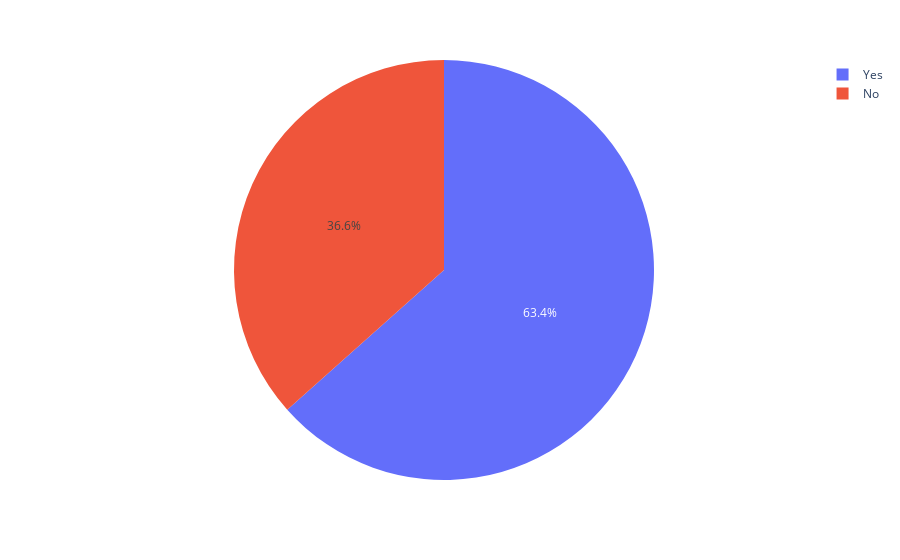

Notebook code for this chart:
### Markdown cell above
Netflix Exclusive breakdown

### Code cell
# genre breakdown
genre_count = df.groupby('Netflix Exclusive')['Title'].nunique()
px.pie(genre_count, values='Title', names=genre_count.index)

### Figure 1 — Plotly figure (JSON) as saved in the notebook; plotly's stock layout.template omitted (floating-point values rounded to 4 significant figures)
{"data": [{"domain": {"x": [0, 1], "y": [0, 1]}, "hovertemplate": "Netflix Exclusive=%{label}<br>Title=%{value}<extra></extra>", "labels": ["No", "Yes"], "legendgroup": "", "name": "", "showlegend": true, "type": "pie", "values": [236, 409]}], "layout": {"legend": {"tracegroupgap": 0}, "margin": {"t": 60}}}
